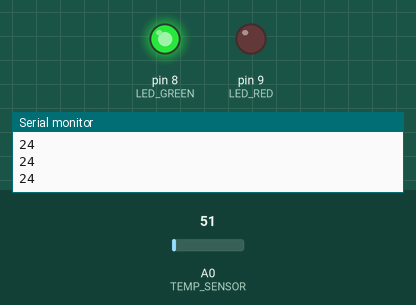
This sketch was run on a simulated Arduino Uno, built with avr-gcc and run on an emulated ATmega328P. Shown: output pins drawn as LEDs (lit = HIGH), the last lines printed to the serial monitor. The inputs (shaded band) are chosen by the test bench; at power-on: A0 (TEMP_SENSOR) = 51.

Above: at 1.3 s.
1.4 s: A0 (TEMP_SENSOR) set to 60
At 2.5 s:
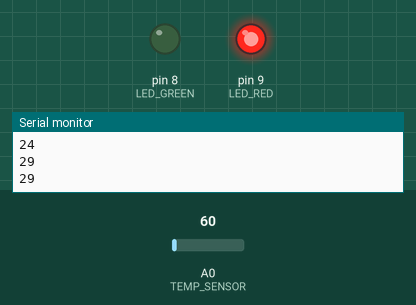
3.0 s: A0 (TEMP_SENSOR) set to 30
At 3.7 s:
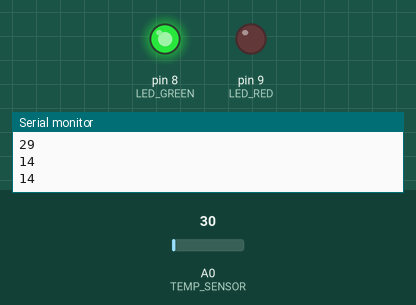
4.5 s: A0 (TEMP_SENSOR) set to 61
At 4.9 s:
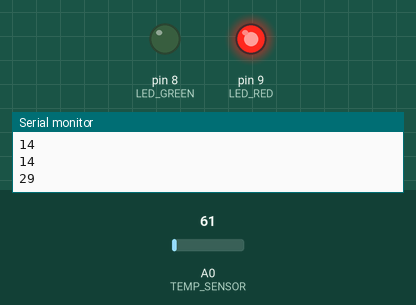
Timing chart, 0 to 7.5 s (numbered marks = the images above; inputs shaded):
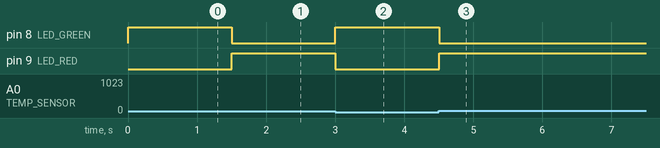

The sketch:

lm35-arduino.ino
```cpp
#define TEMP_SENSOR 0
#define LED_RED 9
#define LED_GREEN 8

void setup() {
  Serial.begin(9600);
  pinMode(LED_RED, OUTPUT);
  pinMode(LED_GREEN, OUTPUT);
}

long signalVoltage, celsiusTemp;

void loop() {
  // Señal análoga de 0 a 1023
  signalVoltage = analogRead(TEMP_SENSOR);

  // Convertir a temperatura en grados Celsius
  celsiusTemp = (5 * signalVoltage * 100) / 1024;

  // Imprimir en monitor serial
  Serial.println(celsiusTemp);

  // Encender y apagar LED si la temperatura es mayor a 26°C
  if (celsiusTemp > 26) {
    digitalWrite(LED_GREEN, LOW);
    digitalWrite(LED_RED, HIGH);
  } else {
    digitalWrite(LED_GREEN, HIGH);
    digitalWrite(LED_RED, LOW);
  }

  // Delay de 500 milisegundos
  delay(500);
}
```

Measured:
- the behaviour switches between 55 and 56 on A0 (TEMP_SENSOR) (found by bisection; images 0 and 1)
- after the input at 1.4 s, pin 8 (LED_GREEN): HIGH → LOW after 0.10 s; pin 9 (LED_RED): LOW → HIGH after 0.10 s
- after the input at 3.0 s, pin 8 (LED_GREEN): LOW → HIGH at once; pin 9 (LED_RED): HIGH → LOW at once
- after the input at 4.5 s, pin 8 (LED_GREEN): HIGH → LOW at once; pin 9 (LED_RED): LOW → HIGH at once
